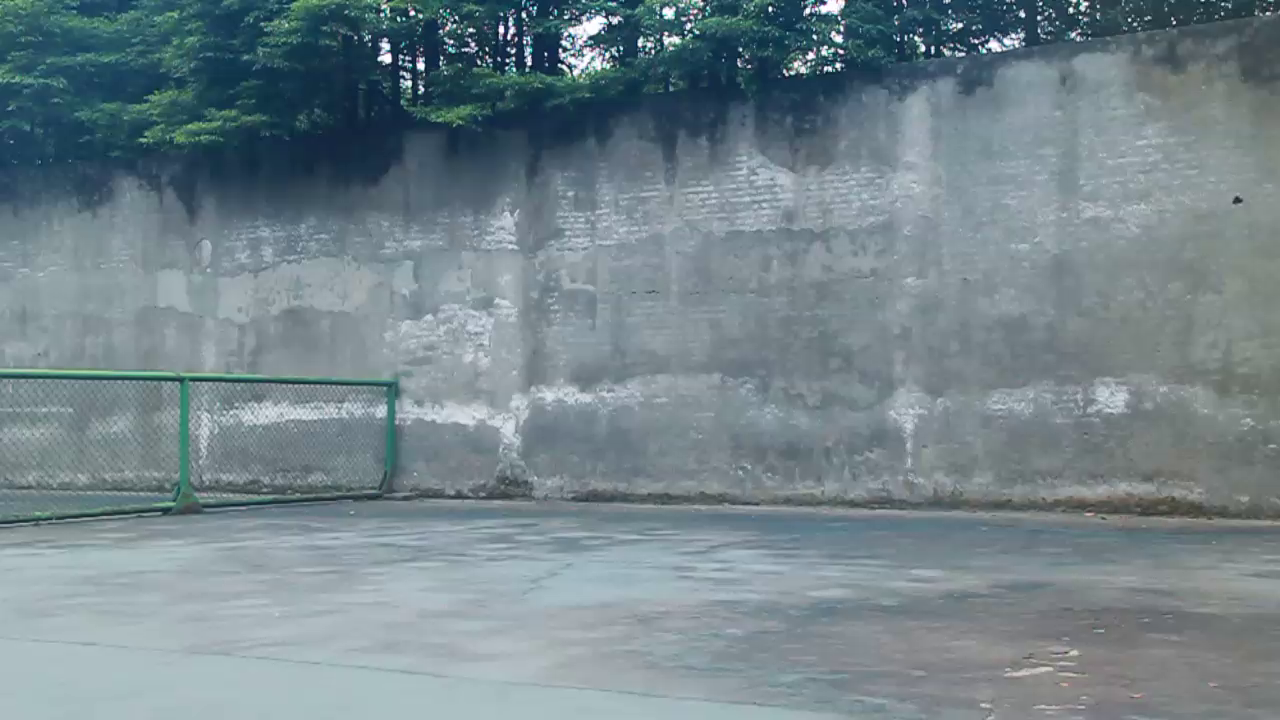
#> input picture frame 0 of run.mp4, 1280 x 720 px
$ python frame_fusion.py
#> lines starting #> are read from the running program, lines starting #| are printed output that depends on the picture; after the words box and inside, x2 and y2 are one past the last pixel; in counts of white or black regions, pixels touching at a corner belong together
# -*- coding: utf-8 -*-
import cv2
import matplotlib.pyplot as plt
import numpy as np
video_capture = cv2.VideoCapture('run.mp4')
save_path_file ='run.jpg'
start=0.8#起始秒
fps=30
backgroundframe=0#int(0.05*fps) 背景帧不含想要检测的动态形象
frame0=int(start*fps)#600
step=2#步长 frames
length=11#帧数
gaussian_ksize=3
kopen=7#去噪
kclose=17#补空隙
background=[]
video_capture.set(1,backgroundframe); # Where frame_no is the frame you want
ret, img0 = video_capture.read() # Read the frame
#> img0 is the input picture: shape (720, 1280, 3); mean B, G, R 139.5, 132.9, 116.4
background = cv2.cvtColor(img0, cv2.COLOR_BGR2GRAY)
#background = cv2.GaussianBlur(background, (gaussian_ksize, gaussian_ksize), 0)
# 对帧进行预处理，先转灰度图，再进行高斯滤波。
# 用高斯滤波进行模糊处理，进行处理的原因：每个输入的视频都会因自然震动、光照变化
#等原因而产生噪声。对噪声进行平滑是为了避免在运动和跟踪时将其检测出来。
i=0
for frame_no in range(frame0,frame0+step*length,step):
    i+=1
    video_capture.set(1,frame_no); # Where frame_no is the frame you want
    ret, img = video_capture.read() # Read the frame

    #if i==1:
        #cv2.imwrite('frame0.jpg',img)
    if ret:
        gray = cv2.cvtColor(img, cv2.COLOR_BGR2GRAY)
        #gray = cv2.GaussianBlur(gray, (gaussian_ksize,gaussian_ksize), 0)

        # 对于每个从背景之后读取的帧都会计算其与背景之间的差异，并得到一个差分图（different map）。
        # 还需要应用阈值来得到一幅黑白图像，并通过下面代码来膨胀（dilate）图像，
        #从而对孔（hole）和缺陷（imperfection）进行归一化处理
        diff = cv2.absdiff(background, gray)
        mask = cv2.threshold(diff, 5, 255, cv2.THRESH_BINARY)[1] #第二个返回参数
        #0黑255白 <25 为0  二值化阈值处理
        kernel=np.ones((kopen,kopen),np.uint8)
        mask= cv2.morphologyEx(mask, cv2.MORPH_OPEN, kernel)#侵蚀，再膨胀 去噪
        #https://www.jianshu.com/p/a8ee3674c061
        kernel=np.ones((kclose,kclose),np.uint8)
        mask=cv2.morphologyEx(mask, cv2.MORPH_CLOSE, kernel)#膨胀，再侵蚀
        plt.imshow(mask,cmap="gray")
        plt.show()

        mask_inv = cv2.bitwise_not(mask)#蒙版01反转
        img=cv2.bitwise_and(img, img,mask=mask)#只有蒙版mask部分非0
        b=cv2.bitwise_and(img0, img0,mask=mask)#蒙版中的累积部分
        img0= cv2.bitwise_and(img0,img0,mask = mask_inv) #挖去背景中蒙版部分
        m=np.uint8(np.floor(img*0.5+b*0.5))#当前动作与累积历史动作叠加
        if i==length:#最后一帧
            img0 = cv2.add(img0,img)#蒙版处没有累积动作（只显示最后一帧）
            #img0=cv2.add(img0,m)#蒙版处有积累动作
        else:
            img0=cv2.add(img0,m)
#> this loop made 11 passes
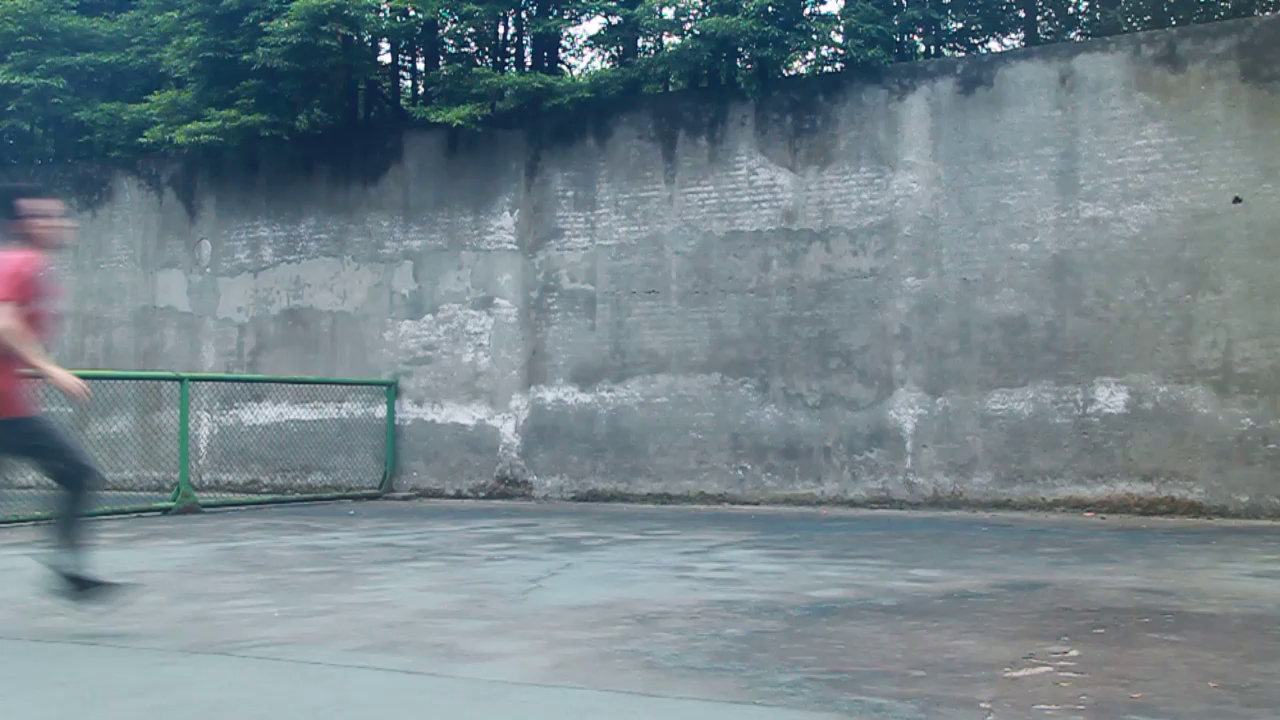
#> input picture frame 24 of run.mp4, 1280 x 720 px
#> pass 1, `mask = cv2.threshold(diff, 5, 255, cv2.THRESH_BINARY)[1]`:
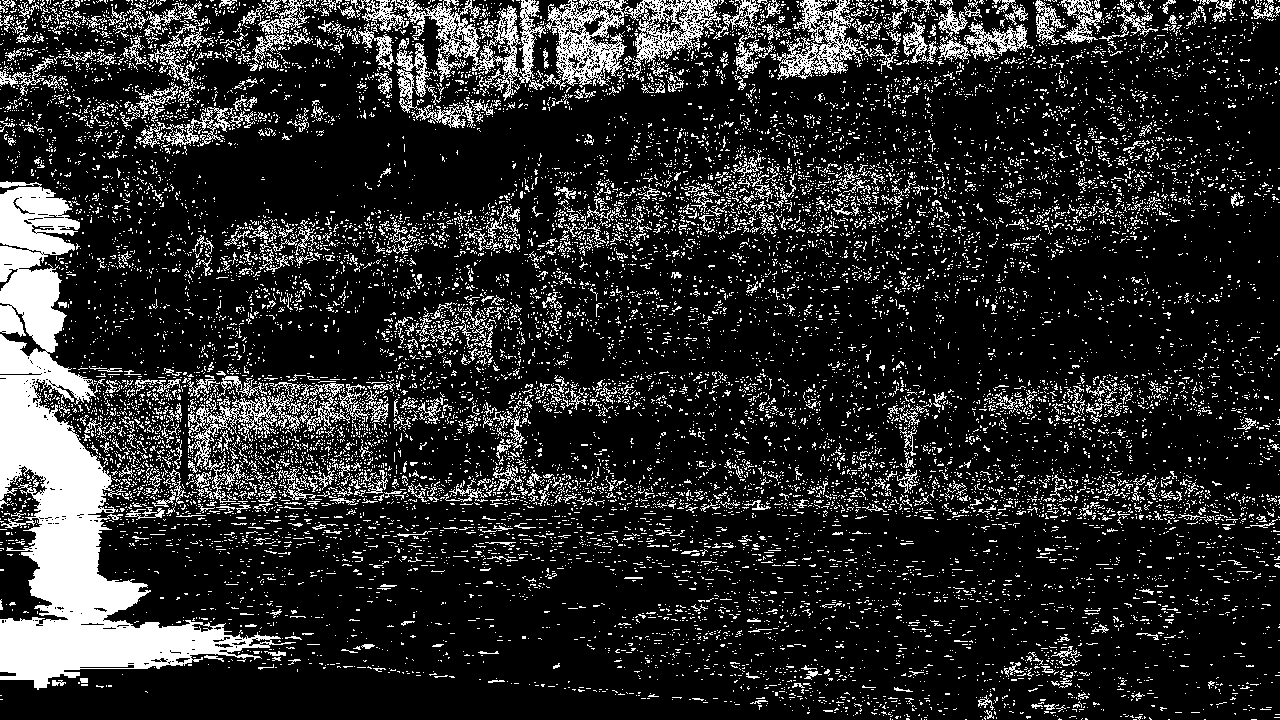
#> mask: shape (720, 1280); 16.6% white; 15423 white regions (14669 under 20 px), largest, box (x1, y1, x2, y2) and area: (0, 181, 296, 690) 40036, (542, 0, 721, 90) 6069, (358, 0, 546, 101) 4808
#> after the loop:
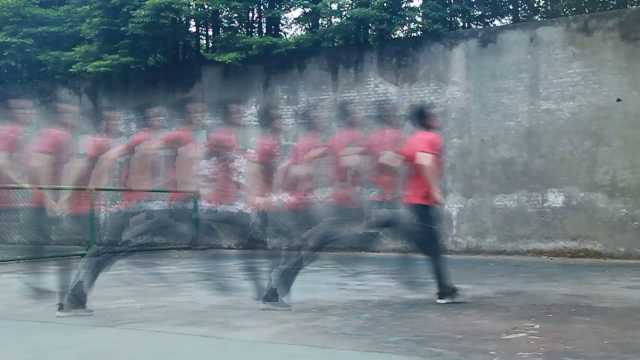
#> img0: shape (720, 1280, 3) (shown at 1/2 size); mean B, G, R 131.7, 123.5, 112
#> after the loop:
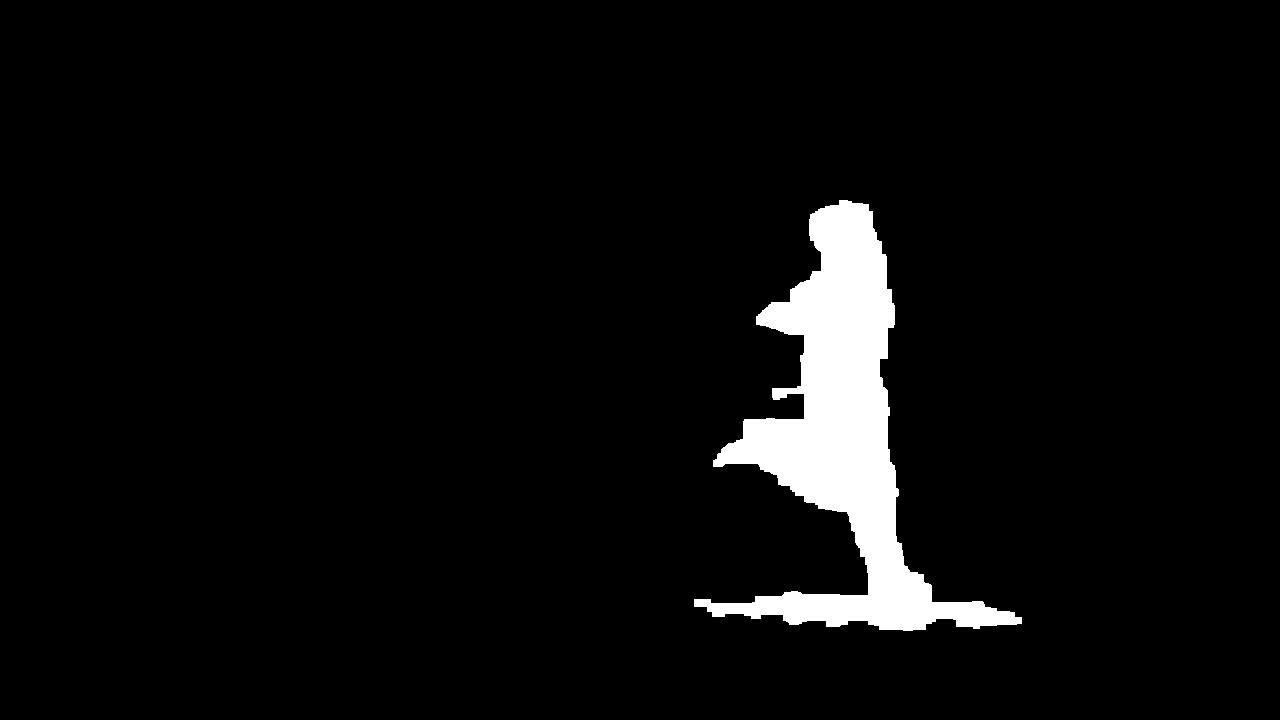
#> mask: shape (720, 1280); 4.6% white; 1 white region, box (x1, y1, x2, y2) and area: (694, 200, 1022, 631) 42372
#> after the loop, i = 11

cv2.imwrite(save_path_file,img0)

$ run again, starting later in the video
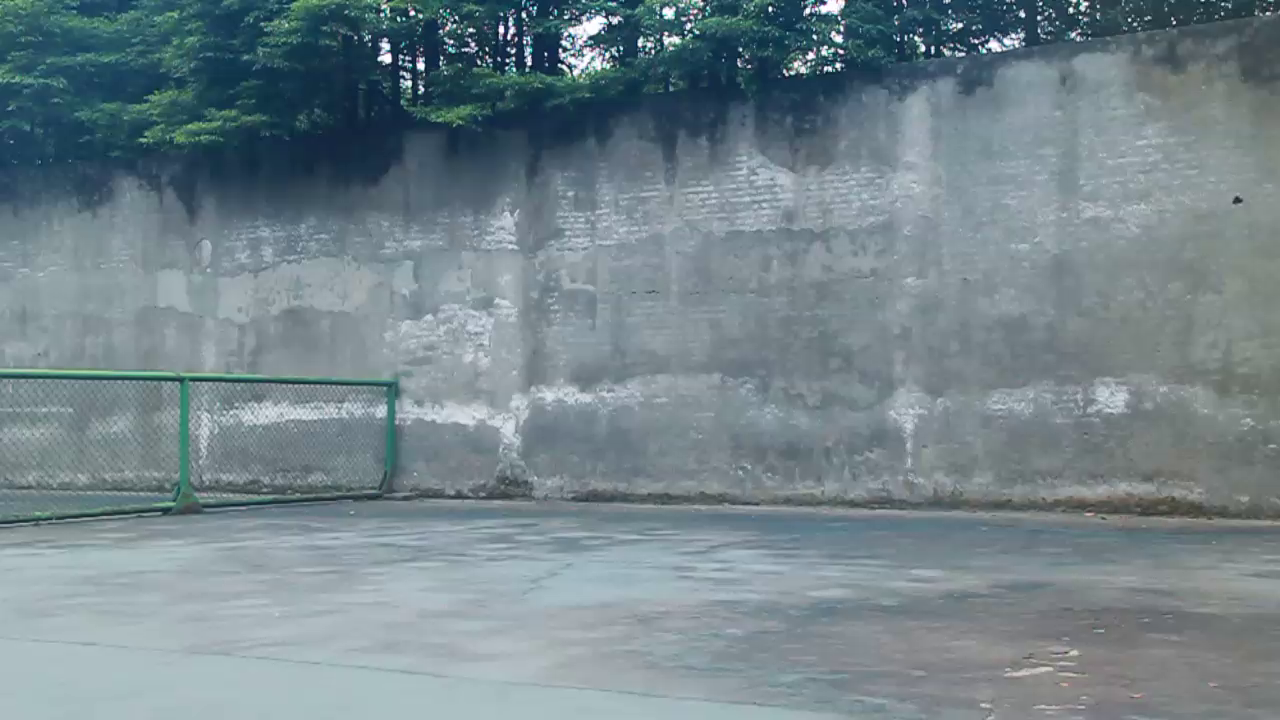
#> input picture frame 0 of run.mp4, 1280 x 720 px
#> img0 is the input picture: shape (720, 1280, 3); mean B, G, R 139.5, 132.9, 116.4
#> the loop `for frame_no in range(frame0,frame0+step*length,step):` made 11 passes
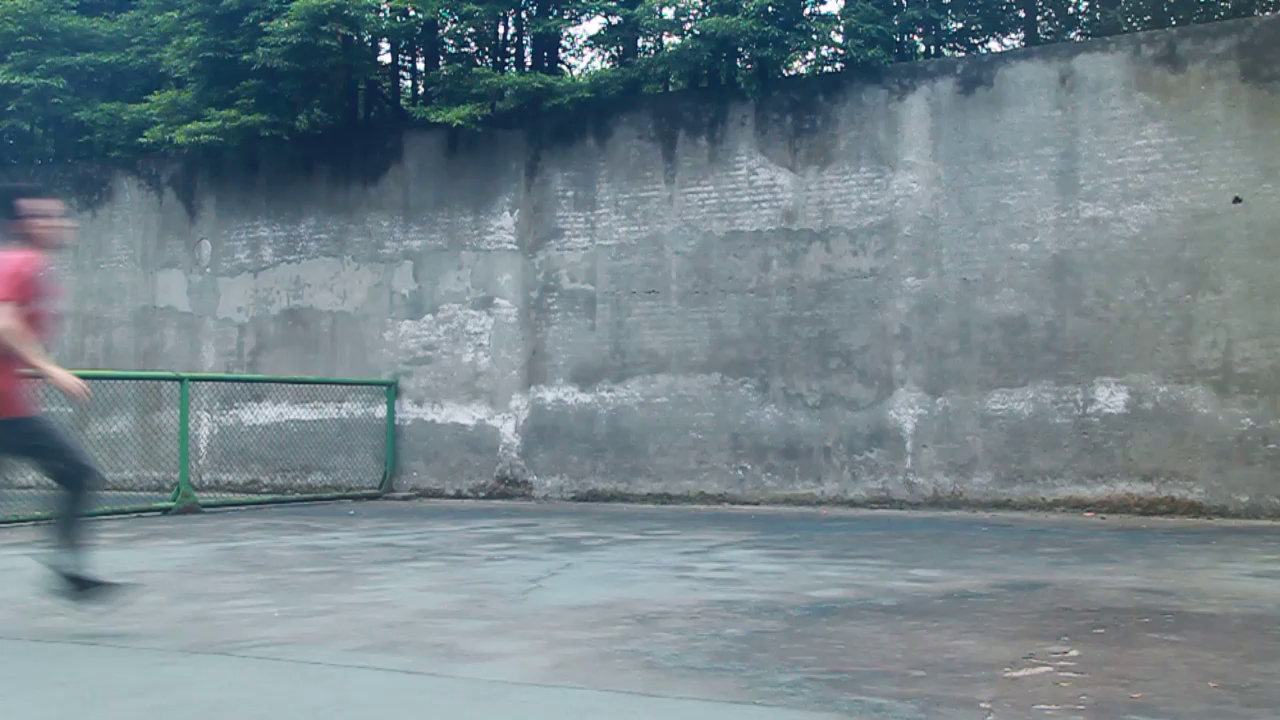
#> input picture frame 24 of run.mp4, 1280 x 720 px
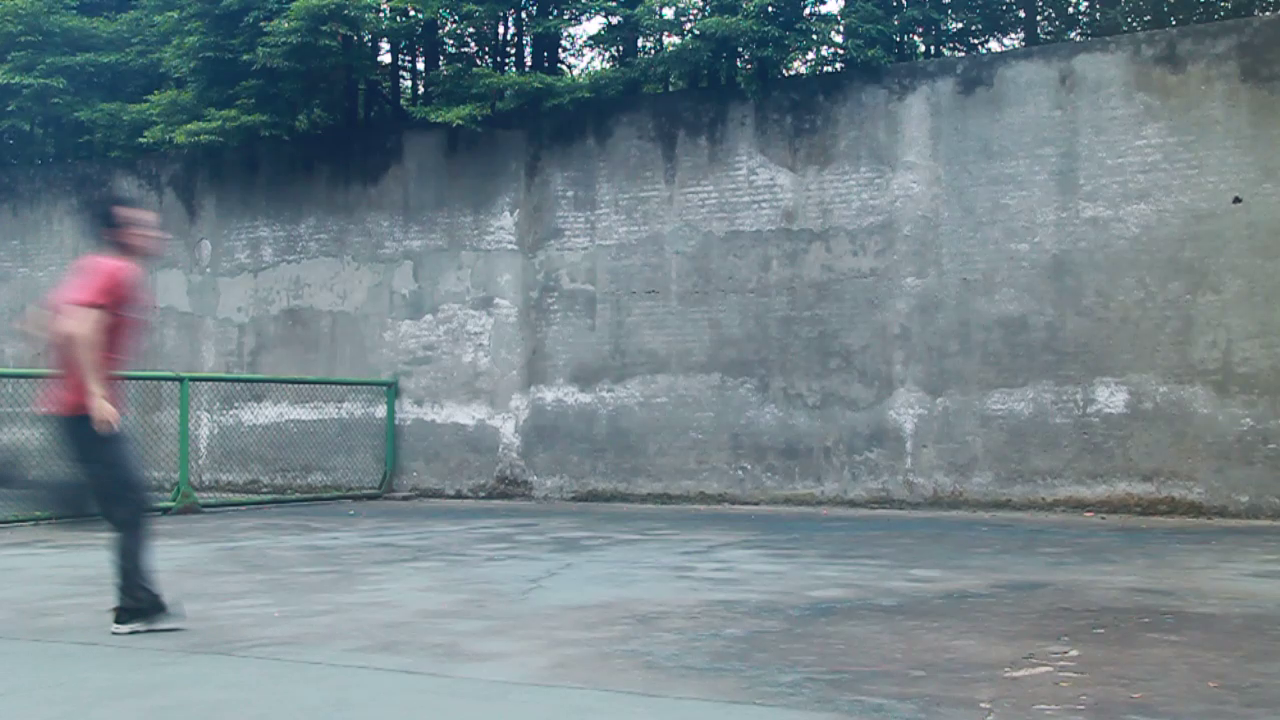
#> input picture frame 26 of run.mp4, 1280 x 720 px
#> after the loop `for frame_no in range(frame0,frame0+step*length,step):`: i = 11

$ run again, starting later in the video
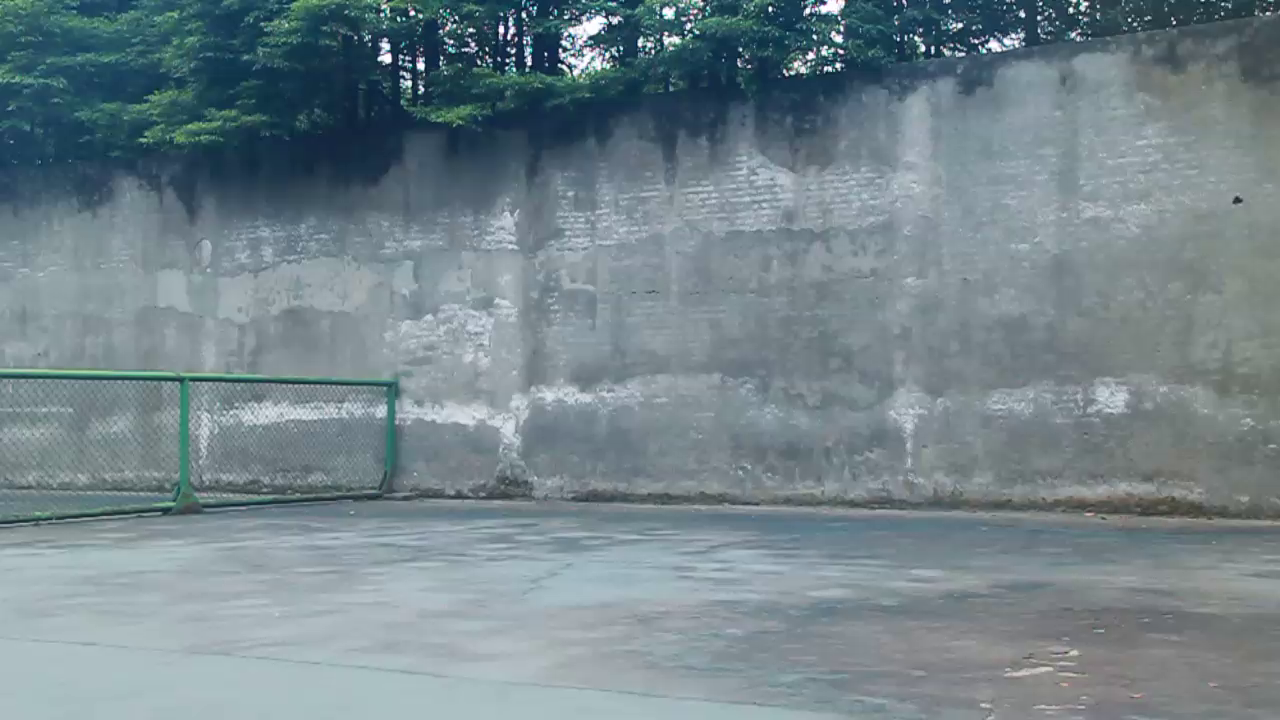
#> input picture frame 0 of run.mp4, 1280 x 720 px
#> img0 is the input picture: shape (720, 1280, 3); mean B, G, R 139.5, 132.9, 116.4
#> the loop `for frame_no in range(frame0,frame0+step*length,step):` made 11 passes
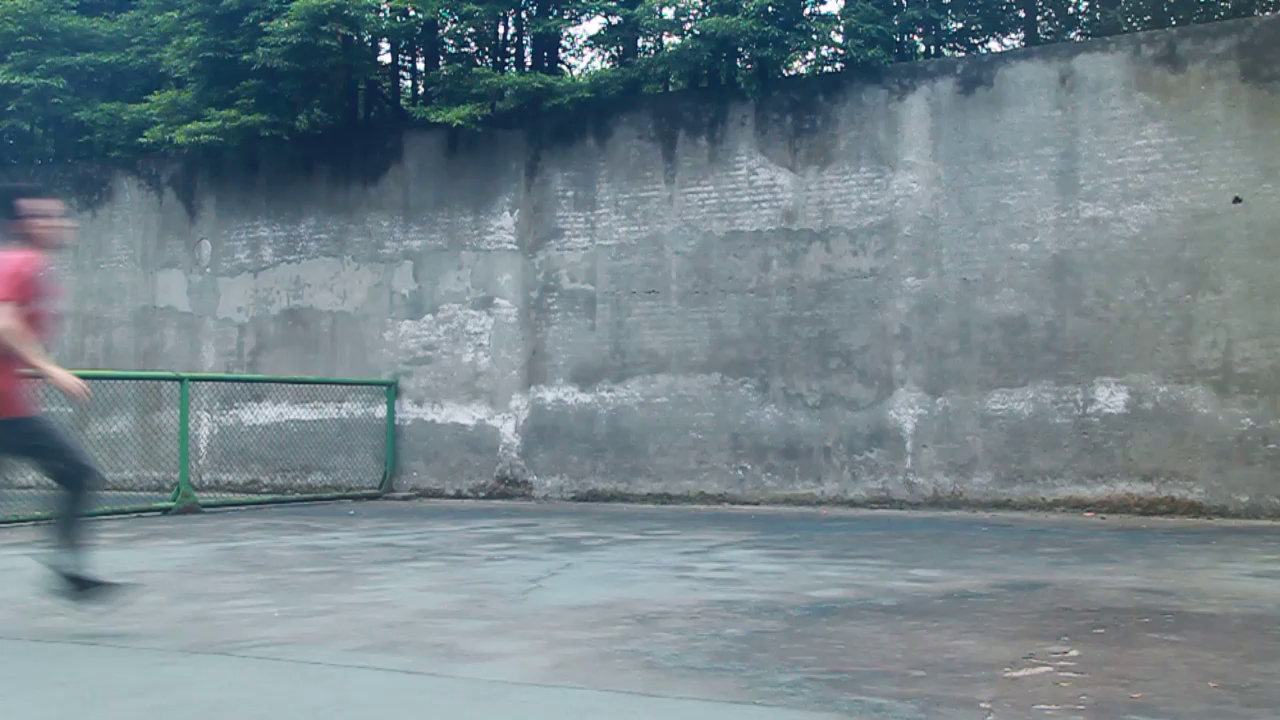
#> input picture frame 24 of run.mp4, 1280 x 720 px
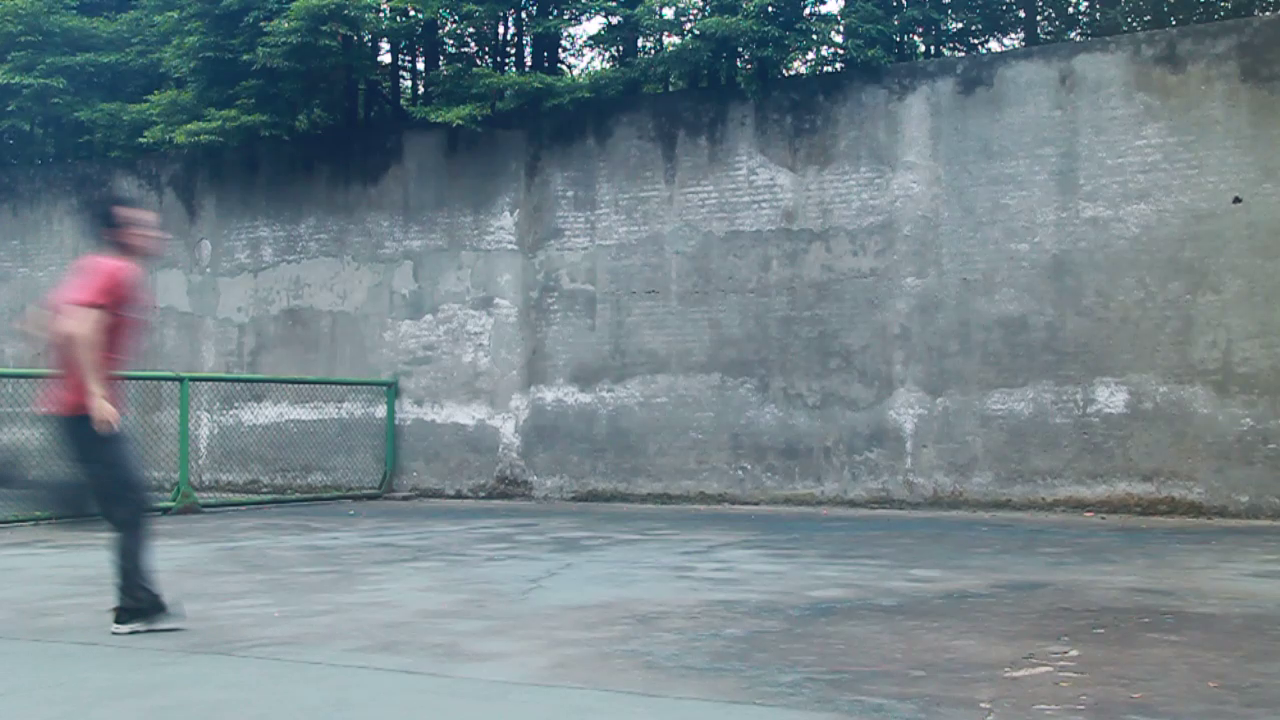
#> input picture frame 26 of run.mp4, 1280 x 720 px
#> after the loop `for frame_no in range(frame0,frame0+step*length,step):`: i = 11
